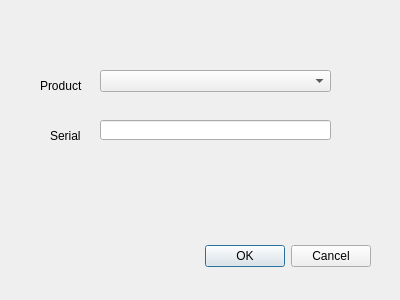
<?xml version="1.0" encoding="UTF-8"?>
<ui version="4.0">
 <class>RegisterProductDialog</class>
 <widget class="QDialog" name="RegisterProductDialog">
  <property name="geometry">
   <rect>
    <x>0</x>
    <y>0</y>
    <width>400</width>
    <height>300</height>
   </rect>
  </property>
  <property name="windowTitle">
   <string>Dialog</string>
  </property>
  <widget class="QDialogButtonBox" name="buttonBox">
   <property name="geometry">
    <rect>
     <x>30</x>
     <y>240</y>
     <width>341</width>
     <height>32</height>
    </rect>
   </property>
   <property name="orientation">
    <enum>Qt::Horizontal</enum>
   </property>
   <property name="standardButtons">
    <set>QDialogButtonBox::Cancel|QDialogButtonBox::Ok</set>
   </property>
  </widget>
  <widget class="QComboBox" name="product">
   <property name="geometry">
    <rect>
     <x>100</x>
     <y>70</y>
     <width>231</width>
     <height>22</height>
    </rect>
   </property>
  </widget>
  <widget class="QLabel" name="head1">
   <property name="geometry">
    <rect>
     <x>40</x>
     <y>80</y>
     <width>56</width>
     <height>12</height>
    </rect>
   </property>
   <property name="text">
    <string>Product</string>
   </property>
  </widget>
  <widget class="QLabel" name="head2">
   <property name="geometry">
    <rect>
     <x>50</x>
     <y>130</y>
     <width>56</width>
     <height>12</height>
    </rect>
   </property>
   <property name="text">
    <string>Serial</string>
   </property>
  </widget>
  <widget class="QLineEdit" name="serialnumber">
   <property name="geometry">
    <rect>
     <x>100</x>
     <y>120</y>
     <width>231</width>
     <height>20</height>
    </rect>
   </property>
  </widget>
 </widget>
 <resources/>
 <connections>
  <connection>
   <sender>buttonBox</sender>
   <signal>accepted()</signal>
   <receiver>RegisterProductDialog</receiver>
   <slot>accept()</slot>
   <hints>
    <hint type="sourcelabel">
     <x>248</x>
     <y>254</y>
    </hint>
    <hint type="destinationlabel">
     <x>157</x>
     <y>274</y>
    </hint>
   </hints>
  </connection>
  <connection>
   <sender>buttonBox</sender>
   <signal>rejected()</signal>
   <receiver>RegisterProductDialog</receiver>
   <slot>reject()</slot>
   <hints>
    <hint type="sourcelabel">
     <x>316</x>
     <y>260</y>
    </hint>
    <hint type="destinationlabel">
     <x>286</x>
     <y>274</y>
    </hint>
   </hints>
  </connection>
 </connections>
</ui>
